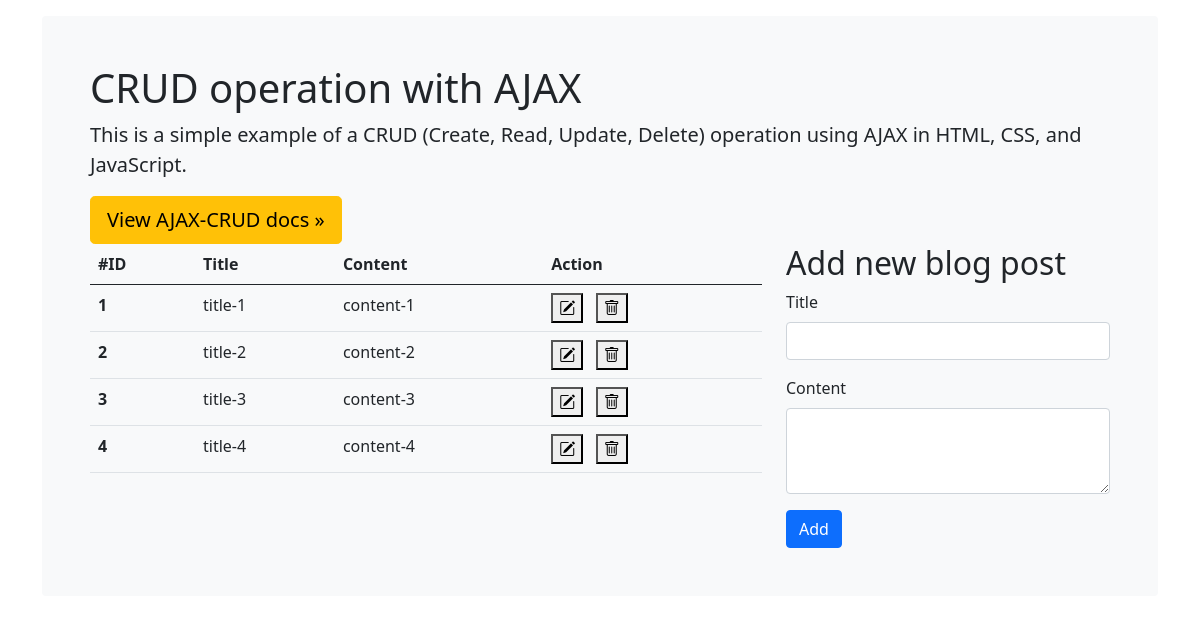
Before: / with the older database file.
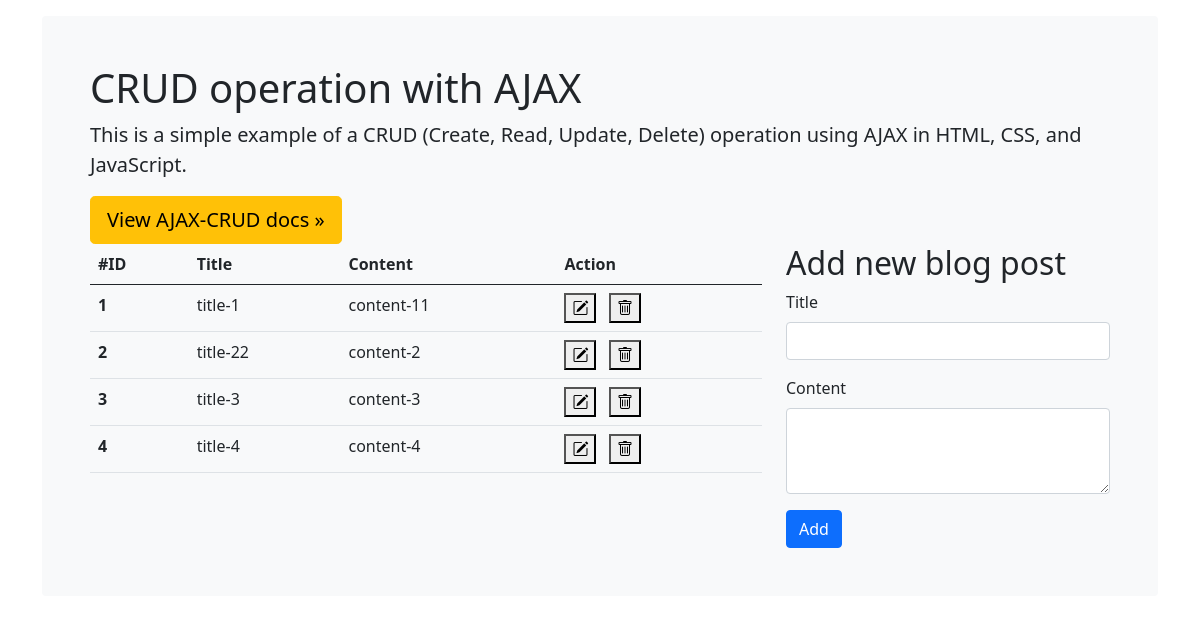
After: the same page with the newer database file.
### web/models.py (models this page shows)
class Blog(models.Model):
    title = models.CharField(max_length=200)
    content = models.TextField()

### web/views.py (the view)
# urls.py: path('', blogs_view, name='blogs_view'),
def blogs_view(request):
    blogs = Blog.objects.all()
    return render(request, 'web/crud.html', {'blogs':blogs})

### web/templates/web/crud.html (shortened to what this page needs)
<!DOCTYPE html>
<html lang="en">
  <head>
    <link
      href="https://cdn.jsdelivr.net/npm/bootstrap@5.0.2/dist/css/bootstrap.min.css"
      rel="stylesheet"
    />
    <link
      rel="stylesheet"
      href="https://cdn.jsdelivr.net/npm/bootstrap-icons@1.11.3/font/bootstrap-icons.min.css"
    />
  </head>
  <body>
    <main class="container">
      <div class="bg-light p-5 rounded mt-3">
        <h1>CRUD operation with AJAX</h1>
        <p class="lead">
          This is a simple example of a CRUD (Create, Read, Update, Delete)
          operation using AJAX in HTML, CSS, and JavaScript.
        </p>
        <a
          class="btn btn-lg btn-warning"
          href="https://witzcode.pythonanywhere.com/blog-details/499820c7-3618-4990-9c79-243d63dde61e_blog"
          role="button"
          >View AJAX-CRUD docs &raquo;</a
        >
        <div class="row">
          <div class="col-8">
            <table class="table table-hover">
              <thead>
                <tr>
                  <th scope="col">#ID</th>
                  <th scope="col">Title</th>
                  <th scope="col">Content</th>
                  <th scope="col">Action</th>
                </tr>
              </thead>
              <tbody>
                {% for blog in blogs %}
                <tr>
                  <th scope="row">{{blog.id}}</th>
                  <td>{{blog.title}}</td>
                  <td>{{blog.content}}</td>
                  <td>
                    <button
                      class="edit-btn"
                      blog-id="{{blog.id}}"
                      onclick="editBlog('{{ blog.id }}', '{{ blog.title }}', '{{ blog.content }}')"
                    >
                      <i class="bi bi-pencil-square"></i>
                    </button>
                    <button class="delete-btn" blog-id="{{blog.id}}">
                      <i class="bi bi-trash"></i>
                    </button>
                  </td>
                </tr>
                {% endfor %}
              </tbody>
            </table>
          </div>
          <div class="col-4">
            <form action="" id="add-item-form">
              <h2>Add new blog post</h2>
              <div class="mb-3">
                <label for="title" class="form-label">Title</label>
                <input
                  type="text"
                  class="form-control"
                  id="title"
                  name="title"
                  placeholder=""
                />
              </div>
              <div class="mb-3">
                <label for="content" class="form-label">Content</label>
                <textarea
                  class="form-control"
                  id="content"
                  name="content"
                  rows="3"
                ></textarea>
              </div>
              <button type="submit" class="btn btn-primary">Add</button>
            </form>
          </div>
        </div>
      </div>
    </main>
  </body>
</html>

Changed rows visible on the page:
changed Blog "title-1": content "content-1" → "content-11"
changed Blog "content-2": title "title-2" → "title-22"
